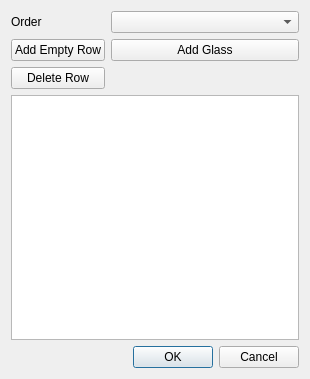
<?xml version="1.0" encoding="UTF-8"?>
<ui version="4.0">
 <class>CurveFittingDialog</class>
 <widget class="QDialog" name="CurveFittingDialog">
  <property name="geometry">
   <rect>
    <x>0</x>
    <y>0</y>
    <width>310</width>
    <height>379</height>
   </rect>
  </property>
  <property name="windowTitle">
   <string>Dialog</string>
  </property>
  <property name="locale">
   <locale language="English" country="UnitedStates"/>
  </property>
  <layout class="QGridLayout" name="gridLayout">
   <item row="1" column="0">
    <widget class="QLabel" name="label">
     <property name="sizePolicy">
      <sizepolicy hsizetype="Fixed" vsizetype="Preferred">
       <horstretch>0</horstretch>
       <verstretch>0</verstretch>
      </sizepolicy>
     </property>
     <property name="text">
      <string>Order</string>
     </property>
    </widget>
   </item>
   <item row="1" column="1">
    <widget class="QComboBox" name="comboBox_Order">
     <property name="sizePolicy">
      <sizepolicy hsizetype="Minimum" vsizetype="Fixed">
       <horstretch>0</horstretch>
       <verstretch>0</verstretch>
      </sizepolicy>
     </property>
    </widget>
   </item>
   <item row="8" column="1">
    <widget class="QDialogButtonBox" name="buttonBox">
     <property name="sizePolicy">
      <sizepolicy hsizetype="Preferred" vsizetype="Fixed">
       <horstretch>0</horstretch>
       <verstretch>0</verstretch>
      </sizepolicy>
     </property>
     <property name="locale">
      <locale language="English" country="UnitedStates"/>
     </property>
     <property name="orientation">
      <enum>Qt::Horizontal</enum>
     </property>
     <property name="standardButtons">
      <set>QDialogButtonBox::Cancel|QDialogButtonBox::Ok</set>
     </property>
    </widget>
   </item>
   <item row="5" column="0">
    <widget class="QPushButton" name="pushButton_AddRow">
     <property name="sizePolicy">
      <sizepolicy hsizetype="Minimum" vsizetype="Fixed">
       <horstretch>0</horstretch>
       <verstretch>0</verstretch>
      </sizepolicy>
     </property>
     <property name="text">
      <string>Add Empty Row</string>
     </property>
    </widget>
   </item>
   <item row="7" column="0" colspan="2">
    <widget class="QTableWidget" name="tableWidget">
     <property name="sizePolicy">
      <sizepolicy hsizetype="Preferred" vsizetype="Preferred">
       <horstretch>0</horstretch>
       <verstretch>0</verstretch>
      </sizepolicy>
     </property>
    </widget>
   </item>
   <item row="5" column="1">
    <widget class="QPushButton" name="pushButton_AddGlass">
     <property name="text">
      <string>Add Glass</string>
     </property>
    </widget>
   </item>
   <item row="6" column="0">
    <widget class="QPushButton" name="pushButton_DeleteRow">
     <property name="sizePolicy">
      <sizepolicy hsizetype="Minimum" vsizetype="Fixed">
       <horstretch>0</horstretch>
       <verstretch>0</verstretch>
      </sizepolicy>
     </property>
     <property name="text">
      <string>Delete Row</string>
     </property>
    </widget>
   </item>
  </layout>
 </widget>
 <resources/>
 <connections>
  <connection>
   <sender>buttonBox</sender>
   <signal>accepted()</signal>
   <receiver>CurveFittingDialog</receiver>
   <slot>accept()</slot>
   <hints>
    <hint type="sourcelabel">
     <x>248</x>
     <y>254</y>
    </hint>
    <hint type="destinationlabel">
     <x>157</x>
     <y>274</y>
    </hint>
   </hints>
  </connection>
  <connection>
   <sender>buttonBox</sender>
   <signal>rejected()</signal>
   <receiver>CurveFittingDialog</receiver>
   <slot>reject()</slot>
   <hints>
    <hint type="sourcelabel">
     <x>316</x>
     <y>260</y>
    </hint>
    <hint type="destinationlabel">
     <x>286</x>
     <y>274</y>
    </hint>
   </hints>
  </connection>
 </connections>
</ui>
